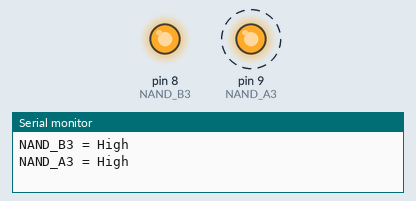
The sketch below on a simulated Arduino Uno, built with avr-gcc and run on an emulated ATmega328P. On the bench: output pins drawn as LEDs (lit = HIGH), the last lines printed to the serial monitor. Dashed ring = blinking.

Above: at 0.5 s.
At 2.5 s:
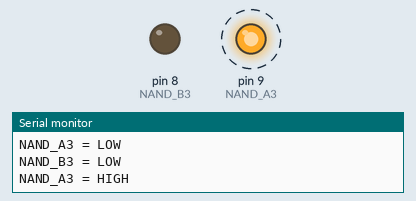
Timing chart, 0 to 5.2 s (numbered marks = the images above):
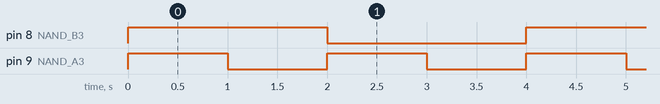

Measured:
- by itself, pin 8 (NAND_B3): alternates HIGH for 2.0 s and LOW for 2.0 s
- by itself, pin 9 (NAND_A3): alternates HIGH for 1.0 s and LOW for 1.0 s
- by itself, everything shown: repeats every 4.0 s, in 4 steps

The sketch:

5437-NAND.ino
```cpp
//Output pins
int NAND_B3 = 8;    //B3
int NAND_A3 = 9;    //A3

void setup() {
  Serial.begin(9600);
  // Prepare address pins for output
  pinMode(NAND_B3, OUTPUT);
  pinMode(NAND_A3, OUTPUT);
}

void loop() {
  Serial.println();
  Serial.println("NAND_B3 = High");
  Serial.println("NAND_A3 = High");
  digitalWrite(NAND_B3, HIGH);
  digitalWrite(NAND_A3, HIGH);
  delay(1000);


  Serial.println("NAND_B3 = High");
  Serial.println("NAND_A3 = LOW");
  digitalWrite(NAND_B3, HIGH);
  digitalWrite(NAND_A3, LOW);
  delay(1000);

  Serial.println("NAND_B3 = LOW");
  Serial.println("NAND_A3 = HIGH");
  digitalWrite(NAND_B3, LOW);
  digitalWrite(NAND_A3, HIGH);
  delay(1000);

  Serial.println("NAND_B3 = LOW");
  Serial.println("NAND_A3 = LOW");
  digitalWrite(NAND_B3, LOW);
  digitalWrite(NAND_A3, LOW);
  delay(1000);
}
```
